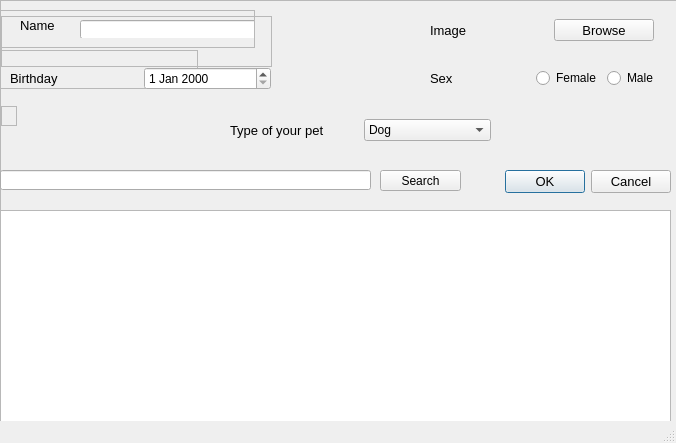
<?xml version="1.0" encoding="UTF-8"?>
<ui version="4.0">
 <class>updateDialog</class>
 <widget class="QMainWindow" name="updateDialog">
  <property name="geometry">
   <rect>
    <x>0</x>
    <y>0</y>
    <width>676</width>
    <height>443</height>
   </rect>
  </property>
  <property name="windowTitle">
   <string>MainWindow</string>
  </property>
  <widget class="QWidget" name="centralwidget">
   <widget class="QFrame" name="frame">
    <property name="geometry">
     <rect>
      <x>0</x>
      <y>0</y>
      <width>681</width>
      <height>441</height>
     </rect>
    </property>
    <property name="frameShape">
     <enum>QFrame::StyledPanel</enum>
    </property>
    <property name="frameShadow">
     <enum>QFrame::Raised</enum>
    </property>
    <widget class="QFrame" name="titleFrame">
     <property name="geometry">
      <rect>
       <x>1</x>
       <y>16</y>
       <width>271</width>
       <height>51</height>
      </rect>
     </property>
     <property name="frameShape">
      <enum>QFrame::StyledPanel</enum>
     </property>
     <property name="frameShadow">
      <enum>QFrame::Raised</enum>
     </property>
     <layout class="QHBoxLayout" name="horizontalLayout">
      <property name="spacing">
       <number>20</number>
      </property>
      <property name="rightMargin">
       <number>0</number>
      </property>
     </layout>
    </widget>
    <widget class="QFrame" name="releasedateFrame">
     <property name="geometry">
      <rect>
       <x>0</x>
       <y>50</y>
       <width>198</width>
       <height>39</height>
      </rect>
     </property>
     <property name="frameShape">
      <enum>QFrame::StyledPanel</enum>
     </property>
     <property name="frameShadow">
      <enum>QFrame::Raised</enum>
     </property>
     <layout class="QHBoxLayout" name="horizontalLayout_2">
      <property name="spacing">
       <number>5</number>
      </property>
      <property name="rightMargin">
       <number>0</number>
      </property>
     </layout>
    </widget>
    <widget class="QFrame" name="imageFrame">
     <property name="geometry">
      <rect>
       <x>1</x>
       <y>106</y>
       <width>16</width>
       <height>20</height>
      </rect>
     </property>
     <property name="frameShape">
      <enum>QFrame::StyledPanel</enum>
     </property>
     <property name="frameShadow">
      <enum>QFrame::Raised</enum>
     </property>
     <layout class="QHBoxLayout" name="horizontalLayout_3">
      <property name="spacing">
       <number>20</number>
      </property>
      <property name="rightMargin">
       <number>0</number>
      </property>
     </layout>
    </widget>
    <widget class="QFrame" name="urlFrame">
     <property name="geometry">
      <rect>
       <x>0</x>
       <y>10</y>
       <width>255</width>
       <height>38</height>
      </rect>
     </property>
     <property name="frameShape">
      <enum>QFrame::StyledPanel</enum>
     </property>
     <property name="frameShadow">
      <enum>QFrame::Raised</enum>
     </property>
     <layout class="QHBoxLayout" name="horizontalLayout_5">
      <property name="spacing">
       <number>20</number>
      </property>
      <property name="rightMargin">
       <number>0</number>
      </property>
      <item>
       <widget class="QWidget" name="widget_4" native="true">
        <widget class="QLabel" name="titleLabel">
         <property name="geometry">
          <rect>
           <x>10</x>
           <y>-10</y>
           <width>100</width>
           <height>31</height>
          </rect>
         </property>
         <property name="minimumSize">
          <size>
           <width>100</width>
           <height>0</height>
          </size>
         </property>
         <property name="font">
          <font>
           <pointsize>10</pointsize>
          </font>
         </property>
         <property name="text">
          <string>Name</string>
         </property>
        </widget>
        <widget class="QLineEdit" name="titleInput">
         <property name="geometry">
          <rect>
           <x>70</x>
           <y>0</y>
           <width>181</width>
           <height>19</height>
          </rect>
         </property>
         <property name="maximumSize">
          <size>
           <width>200</width>
           <height>16777215</height>
          </size>
         </property>
        </widget>
       </widget>
      </item>
     </layout>
    </widget>
    <widget class="QWidget" name="widget" native="true">
     <property name="geometry">
      <rect>
       <x>430</x>
       <y>60</y>
       <width>234</width>
       <height>36</height>
      </rect>
     </property>
     <layout class="QHBoxLayout" name="horizontalLayout_6">
      <item>
       <widget class="QLabel" name="urlLabel">
        <property name="minimumSize">
         <size>
          <width>100</width>
          <height>0</height>
         </size>
        </property>
        <property name="font">
         <font>
          <pointsize>10</pointsize>
         </font>
        </property>
        <property name="text">
         <string>Sex</string>
        </property>
       </widget>
      </item>
      <item>
       <widget class="QRadioButton" name="radioButton_3">
        <property name="text">
         <string>Female</string>
        </property>
       </widget>
      </item>
      <item>
       <widget class="QRadioButton" name="radioButton_2">
        <property name="text">
         <string>Male</string>
        </property>
       </widget>
      </item>
     </layout>
    </widget>
    <widget class="QWidget" name="widget_2" native="true">
     <property name="geometry">
      <rect>
       <x>430</x>
       <y>10</y>
       <width>224</width>
       <height>41</height>
      </rect>
     </property>
     <layout class="QHBoxLayout" name="horizontalLayout_7">
      <item>
       <widget class="QLabel" name="imageLabel">
        <property name="minimumSize">
         <size>
          <width>100</width>
          <height>0</height>
         </size>
        </property>
        <property name="font">
         <font>
          <pointsize>10</pointsize>
         </font>
        </property>
        <property name="text">
         <string>Image</string>
        </property>
       </widget>
      </item>
      <item>
       <widget class="QToolButton" name="uploadImgButton">
        <property name="minimumSize">
         <size>
          <width>100</width>
          <height>0</height>
         </size>
        </property>
        <property name="maximumSize">
         <size>
          <width>100</width>
          <height>16777215</height>
         </size>
        </property>
        <property name="font">
         <font>
          <pointsize>10</pointsize>
         </font>
        </property>
        <property name="text">
         <string>Browse</string>
        </property>
        <property name="checkable">
         <bool>true</bool>
        </property>
        <property name="autoExclusive">
         <bool>true</bool>
        </property>
       </widget>
      </item>
     </layout>
    </widget>
    <widget class="QDialogButtonBox" name="buttonBox">
     <property name="geometry">
      <rect>
       <x>490</x>
       <y>170</y>
       <width>181</width>
       <height>24</height>
      </rect>
     </property>
     <property name="font">
      <font>
       <pointsize>10</pointsize>
      </font>
     </property>
     <property name="orientation">
      <enum>Qt::Horizontal</enum>
     </property>
     <property name="standardButtons">
      <set>QDialogButtonBox::Cancel|QDialogButtonBox::Ok</set>
     </property>
    </widget>
    <widget class="QWidget" name="widget_3" native="true">
     <property name="geometry">
      <rect>
       <x>230</x>
       <y>110</y>
       <width>261</width>
       <height>41</height>
      </rect>
     </property>
     <layout class="QHBoxLayout" name="horizontalLayout_8">
      <item>
       <widget class="QLabel" name="ratingLabel">
        <property name="minimumSize">
         <size>
          <width>100</width>
          <height>0</height>
         </size>
        </property>
        <property name="font">
         <font>
          <pointsize>10</pointsize>
         </font>
        </property>
        <property name="text">
         <string>Type of your pet</string>
        </property>
       </widget>
      </item>
      <item>
       <widget class="QComboBox" name="comboBox">
        <property name="currentIndex">
         <number>0</number>
        </property>
        <property name="insertPolicy">
         <enum>QComboBox::InsertBeforeCurrent</enum>
        </property>
        <property name="sizeAdjustPolicy">
         <enum>QComboBox::AdjustToMinimumContentsLength</enum>
        </property>
        <item>
         <property name="text">
          <string>Dog</string>
         </property>
        </item>
        <item>
         <property name="text">
          <string>Cat</string>
         </property>
        </item>
        <item>
         <property name="text">
          <string>Bird</string>
         </property>
        </item>
        <item>
         <property name="text">
          <string>Fish</string>
         </property>
        </item>
        <item>
         <property name="text">
          <string>Other</string>
         </property>
        </item>
       </widget>
      </item>
     </layout>
    </widget>
    <widget class="QWidget" name="widget_5" native="true">
     <property name="geometry">
      <rect>
       <x>10</x>
       <y>60</y>
       <width>261</width>
       <height>37</height>
      </rect>
     </property>
     <layout class="QHBoxLayout" name="horizontalLayout_9">
      <item>
       <widget class="QLabel" name="releasedateLabel">
        <property name="minimumSize">
         <size>
          <width>100</width>
          <height>0</height>
         </size>
        </property>
        <property name="font">
         <font>
          <pointsize>10</pointsize>
         </font>
        </property>
        <property name="text">
         <string>Birthday</string>
        </property>
       </widget>
      </item>
      <item>
       <widget class="QDateEdit" name="releasedateInput">
        <property name="maximumSize">
         <size>
          <width>200</width>
          <height>16777215</height>
         </size>
        </property>
       </widget>
      </item>
     </layout>
    </widget>
    <widget class="QTableWidget" name="tableWidget">
     <property name="geometry">
      <rect>
       <x>0</x>
       <y>210</y>
       <width>671</width>
       <height>221</height>
      </rect>
     </property>
    </widget>
    <widget class="QPushButton" name="pushButton">
     <property name="geometry">
      <rect>
       <x>380</x>
       <y>170</y>
       <width>81</width>
       <height>21</height>
      </rect>
     </property>
     <property name="text">
      <string>Search</string>
     </property>
    </widget>
    <widget class="QLineEdit" name="lineEdit_3">
     <property name="geometry">
      <rect>
       <x>0</x>
       <y>170</y>
       <width>371</width>
       <height>20</height>
      </rect>
     </property>
    </widget>
   </widget>
  </widget>
  <widget class="QStatusBar" name="statusbar"/>
 </widget>
 <resources/>
 <connections/>
</ui>
